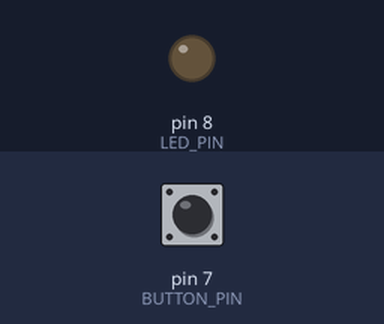
Bench run of a sketch on a simulated Arduino Uno, built with avr-gcc and run on an emulated ATmega328P. Shown: output pins drawn as LEDs (lit = HIGH). The test bench sets the inputs (shaded band); at power-on: pin 7 (BUTTON_PIN) HIGH.

Above: at 1.2 s.
1.3 s: pin 7 (BUTTON_PIN) pulled LOW for 0.15 s
At 2.2 s:
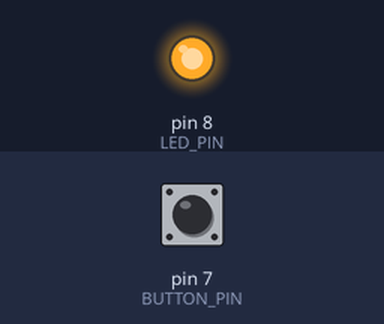
2.9 s: pin 7 (BUTTON_PIN) pulled LOW for 1 s
At 3.4 s:
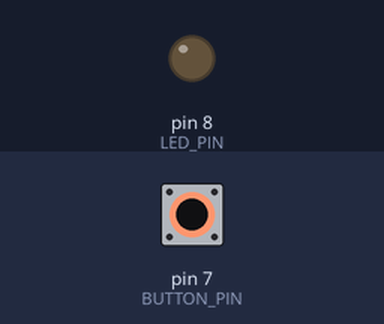
5.4 s: pin 7 (BUTTON_PIN) pulled LOW for 3.2 s
At 6.5 s:
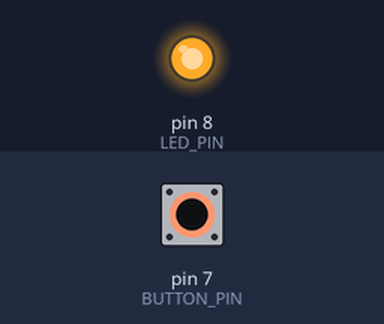
Timing chart, 0 to 8.4 s (numbered marks = the images above; inputs shaded):
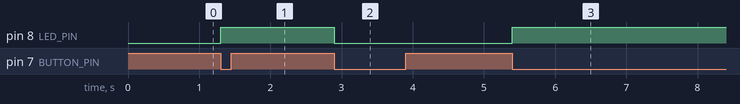

The sketch:

Script.ino
```cpp
#define LED_PIN 8
#define BUTTON_PIN 7

byte lastButtonState;
byte ledState = LOW;

void setup(){
  pinMode(LED_PIN, OUTPUT);
  pinMode(BUTTON_PIN, INPUT);
}

void loop(){
  byte buttonState = digitalRead(BUTTON_PIN);
  if (buttonState != lastButtonState){
    lastButtonState = buttonState;
    if (buttonState == LOW){
      if(ledState == HIGH){
        ledState = LOW;
      } else {
        ledState = HIGH;
      }
      digitalWrite(LED_PIN, ledState);
    }
  }
}
```

Measured:
- after the input at 1.3 s, pin 8 (LED_PIN): LOW → HIGH at once
- after the input at 2.9 s, pin 8 (LED_PIN): HIGH → LOW at once
- after the input at 5.4 s, pin 8 (LED_PIN): LOW → HIGH at once
